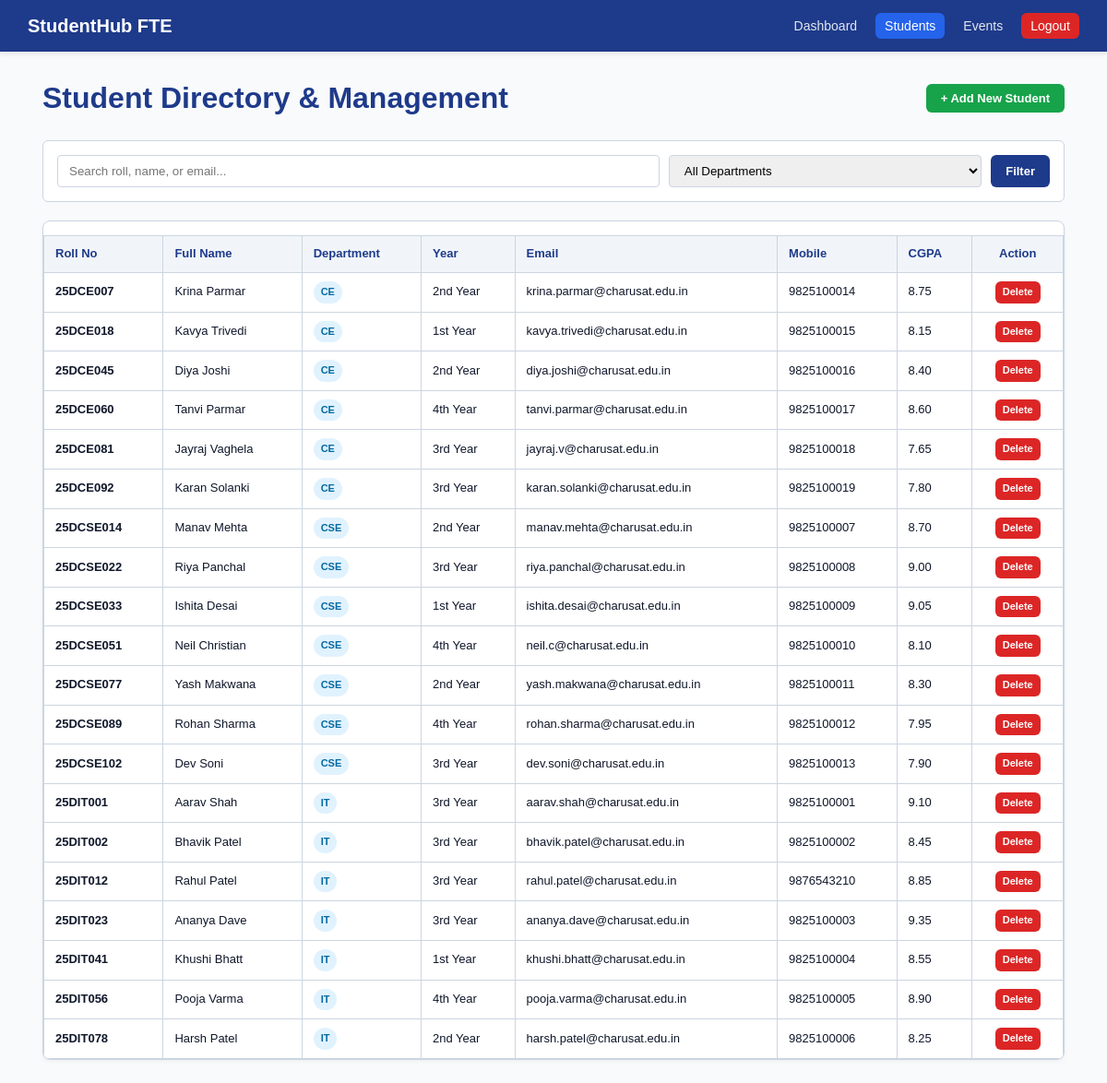
/student_crud.php, run on the app's committed database.
### tables this page shows
CREATE TABLE `students` (
  `id` INT(11) NOT NULL AUTO_INCREMENT,
  `roll_number` VARCHAR(20) NOT NULL UNIQUE,
  `full_name` VARCHAR(100) NOT NULL,
  `email` VARCHAR(120) NOT NULL UNIQUE,
  `mobile` VARCHAR(15) NOT NULL,
  `department` VARCHAR(50) NOT NULL,
  `year_of_study` VARCHAR(10) NOT NULL,
  `gender` VARCHAR(10) NOT NULL,
  `cgpa` DECIMAL(3,2) DEFAULT 0.00,
  `created_at` TIMESTAMP DEFAULT CURRENT_TIMESTAMP,
  PRIMARY KEY (`id`)
);

### student_crud.php (the view, shortened to what this page needs)
<?php
require_once 'db.php';
$search = isset($_GET['search']) ? trim($_GET['search']) : '';
$sql = "SELECT * FROM students WHERE 1=1";
$sql .= " ORDER BY roll_number ASC";
$result = mysqli_query($conn, $sql);
?>
<!DOCTYPE html>
<html lang="en">
<head>
    <link rel="stylesheet" href="style.css">
</head>
<body>
<header>
    <div class="nav-wrap">
        <a href="index.php" class="brand">StudentHub FTE</a>
        <ul class="nav-links">
            <li><a href="admin_dashboard.php">Dashboard</a></li>
            <li><a href="student_crud.php" class="active">Students</a></li>
            <li><a href="event_crud.php">Events</a></li>
            <li><a href="logout.php" class="btn-nav-logout">Logout</a></li>
        </ul>
    </div>
</header>
<main class="container">
    <div style="display: flex; justify-content: space-between; align-items: center; margin-bottom: 20px;">
        <h1 style="color: #1e3a8a;">Student Directory & Management</h1>
        <button class="btn btn-success" onclick="document.getElementById('addModal').style.display='block';">+ Add New Student</button>
    </div>
    <form method="GET" action="student_crud.php" style="background: white; padding: 15px; border-radius: 6px; border: 1px solid #cbd5e1; display: flex; gap: 10px; flex-wrap: wrap; margin-bottom: 20px;">
        <input type="text" name="search" placeholder="Search roll, name, or email..." value="<?php echo htmlspecialchars($search); ?>" style="flex: 2; padding: 8px 12px; border: 1px solid #cbd5e1; border-radius: 4px;">
        <select name="department" style="flex: 1; padding: 8px 12px; border: 1px solid #cbd5e1; border-radius: 4px;">
            <option value="all">All Departments</option>
        </select>
        <button type="submit" class="btn btn-primary">Filter</button>
    </form>
    <div class="card" style="padding: 0; overflow-x: auto;">
        <table>
            <thead>
                <tr>
                    <th>Roll No</th>
                    <th>Full Name</th>
                    <th>Department</th>
                    <th>Year</th>
                    <th>Email</th>
                    <th>Mobile</th>
                    <th>CGPA</th>
                    <th style="text-align: center;">Action</th>
                </tr>
            </thead>
            <tbody>
                <?php while ($s = mysqli_fetch_assoc($result)): ?>
                    <tr>
                        <td><strong><?php echo htmlspecialchars($s['roll_number']); ?></strong></td>
                        <td><?php echo htmlspecialchars($s['full_name']); ?></td>
                        <td><span class="badge" style="background:#e0f2fe; color:#0369a1;"><?php echo htmlspecialchars($s['department']); ?></span></td>
                        <td><?php echo htmlspecialchars($s['year_of_study']); ?> Year</td>
                        <td><?php echo htmlspecialchars($s['email']); ?></td>
                        <td><?php echo htmlspecialchars($s['mobile']); ?></td>
                        <td><?php echo htmlspecialchars($s['cgpa']); ?></td>
                        <td style="text-align: center;">
                            <a href="student_crud.php?action=delete&id=<?php echo $s['id']; ?>" class="btn btn-danger" style="padding: 3px 8px; font-size: 11px;" onclick="return confirm('Delete student: <?php echo htmlspecialchars(addslashes($s['full_name'])); ?>?');">Delete</a>
                        </td>
                    </tr>
                <?php endwhile; ?>
            </tbody>
        </table>
    </div>
</main>
</body>
</html>

### style.css (style rules this page uses)
:root { --primary: #1e3a8a; --primary-hover: #2563eb; --accent: #f59e0b; --bg-page: #f8fafc; --bg-card: #ffffff; --text-main: #0f172a; --text-muted: #64748b; --border-color: #cbd5e1; --radius: 6px; }
* { box-sizing: border-box; margin: 0; padding: 0; }
body { font-family: Arial, sans-serif; background: var(--bg-page); color: var(--text-main); line-height: 1.6; }
header { background: var(--primary); color: white; padding: 12px 20px; position: sticky; top: 0; z-index: 50; box-shadow: 0 2px 6px rgba(0,0,0,0.1); }
.nav-wrap { max-width: 1140px; margin: auto; display: flex; justify-content: space-between; align-items: center; flex-wrap: wrap; gap: 10px; }
.brand { font-size: 20px; font-weight: bold; color: white; text-decoration: none; }
.nav-links { display: flex; list-style: none; gap: 10px; align-items: center; }
.nav-links a { color: #e2e8f0; text-decoration: none; font-size: 14px; font-weight: 500; padding: 6px 10px; border-radius: var(--radius); }
.nav-links a:hover, .nav-links a.active { background: var(--primary-hover); color: white; }
.btn-nav-logout { background: #dc2626; color: white !important; font-weight: bold; }
.container { max-width: 1140px; margin: 25px auto; padding: 0 16px; min-height: 70vh; }
.btn { display: inline-block; padding: 8px 16px; border-radius: var(--radius); font-size: 13px; font-weight: bold; cursor: pointer; border: none; text-decoration: none; }
.btn-primary { background: var(--primary); color: white; }
.btn-success { background: #16a34a; color: white; }
.btn-danger { background: #dc2626; color: white; }
.card { background: var(--bg-card); border: 1px solid var(--border-color); border-radius: 8px; padding: 20px; box-shadow: 0 2px 5px rgba(0,0,0,0.04); }
table { width: 100%; border-collapse: collapse; margin-top: 15px; }
table, th, td { border: 1px solid var(--border-color); }
th, td { padding: 9px 12px; font-size: 13px; text-align: left; }
th { background: #f1f5f9; color: var(--primary); }
.badge { display: inline-block; padding: 3px 8px; border-radius: 12px; font-size: 11px; font-weight: bold; }

### data on the page
students: roll_number "25DCE007", full_name "Krina Parmar", department "CE", year_of_study "2nd", email "krina.parmar@charusat.edu.in", mobile "9825100014", cgpa "8.75"
students: roll_number "25DCE018", full_name "Kavya Trivedi", department "CE", year_of_study "1st", email "kavya.trivedi@charusat.edu.in", mobile "9825100015", cgpa "8.15"
students: roll_number "25DCE045", full_name "Diya Joshi", department "CE", year_of_study "2nd", email "diya.joshi@charusat.edu.in", mobile "9825100016", cgpa "8.40"
students: roll_number "25DCE060", full_name "Tanvi Parmar", department "CE", year_of_study "4th", email "tanvi.parmar@charusat.edu.in", mobile "9825100017", cgpa "8.60"
students: roll_number "25DCE081", full_name "Jayraj Vaghela", department "CE", year_of_study "3rd", email "jayraj.v@charusat.edu.in", mobile "9825100018", cgpa "7.65"
students: roll_number "25DCE092", full_name "Karan Solanki", department "CE", year_of_study "3rd", email "karan.solanki@charusat.edu.in", mobile "9825100019", cgpa "7.80"
students: roll_number "25DCSE014", full_name "Manav Mehta", department "CSE", year_of_study "2nd", email "manav.mehta@charusat.edu.in", mobile "9825100007", cgpa "8.70"
students: roll_number "25DCSE022", full_name "Riya Panchal", department "CSE", year_of_study "3rd", email "riya.panchal@charusat.edu.in", mobile "9825100008", cgpa "9.00"
students: roll_number "25DCSE033", full_name "Ishita Desai", department "CSE", year_of_study "1st", email "ishita.desai@charusat.edu.in", mobile "9825100009", cgpa "9.05"
students: roll_number "25DCSE051", full_name "Neil Christian", department "CSE", year_of_study "4th", email "neil.c@charusat.edu.in", mobile "9825100010", cgpa "8.10"
students: roll_number "25DCSE077", full_name "Yash Makwana", department "CSE", year_of_study "2nd", email "yash.makwana@charusat.edu.in", mobile "9825100011", cgpa "8.30"
students: roll_number "25DCSE089", full_name "Rohan Sharma", department "CSE", year_of_study "4th", email "rohan.sharma@charusat.edu.in", mobile "9825100012", cgpa "7.95"
students: roll_number "25DCSE102", full_name "Dev Soni", department "CSE", year_of_study "3rd", email "dev.soni@charusat.edu.in", mobile "9825100013", cgpa "7.90"
students: roll_number "25DIT001", full_name "Aarav Shah", department "IT", year_of_study "3rd", email "aarav.shah@charusat.edu.in", mobile "9825100001", cgpa "9.10"
students: roll_number "25DIT002", full_name "Bhavik Patel", department "IT", year_of_study "3rd", email "bhavik.patel@charusat.edu.in", mobile "9825100002", cgpa "8.45"
students: roll_number "25DIT012", full_name "Rahul Patel", department "IT", year_of_study "3rd", email "rahul.patel@charusat.edu.in", mobile "9876543210", cgpa "8.85"
students: roll_number "25DIT023", full_name "Ananya Dave", department "IT", year_of_study "3rd", email "ananya.dave@charusat.edu.in", mobile "9825100003", cgpa "9.35"
students: roll_number "25DIT041", full_name "Khushi Bhatt", department "IT", year_of_study "1st", email "khushi.bhatt@charusat.edu.in", mobile "9825100004", cgpa "8.55"
students: roll_number "25DIT056", full_name "Pooja Varma", department "IT", year_of_study "4th", email "pooja.varma@charusat.edu.in", mobile "9825100005", cgpa "8.90"
students: roll_number "25DIT078", full_name "Harsh Patel", department "IT", year_of_study "2nd", email "harsh.patel@charusat.edu.in", mobile "9825100006", cgpa "8.25"
